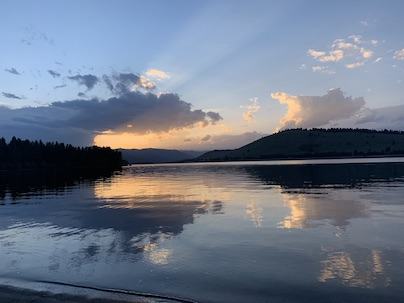
#> input picture images/madison.jpg, 404 x 303 px
$ jupyter execute image-histograms-color.ipynb
#> lines starting #> are read from the running program, lines starting #| are printed output that depends on the picture
Import Packages

[cell 1]
# import the necessary packages
import matplotlib.pyplot as plt
import numpy as np
import imutils
import cv2

Function to display in jupyter notebook

[cell 2]
def plt_imshow(title, image):
    # convert the image frame BGR to RGB color space and display it
    if len(image.shape) == 3:
        image = cv2.cvtColor(image, cv2.COLOR_BGR2RGB)
    plt.imshow(image)
    plt.title(title)
    plt.grid(False)
    plt.show()

Image

[cell 3]
# since we are using Jupyter Notebooks we can replace our argument
# parsing code with *hard coded* arguments and values
args = {
    "image": "../images/madison.jpg"
}

[cell 4]
# load the input image from disk
image = cv2.imread(args["image"])
#> image is the input picture: shape (303, 404, 3); mean B, G, R 134.9, 118.1, 108.1

[cell 5]
# split the image into its respective channels, then initialize the
# tuple of channel names along with our figure for plotting
chans = cv2.split(image)
colors = ("b", "g", "r")
plt.figure()
plt.title("'Flattened' Color Histogram")
plt.xlabel("Bins")
plt.ylabel("# of Pixels")

# loop over the image channels
for (chan, color) in zip(chans, colors):
	# create a histogram for the current channel and plot it
	hist = cv2.calcHist([chan], [0], None, [256], [0, 256])
	plt.plot(hist, color=color)
	plt.xlim([0, 256])
#> this loop made 3 passes
#> color on passes 1 to 3: 'b', 'g', 'r'
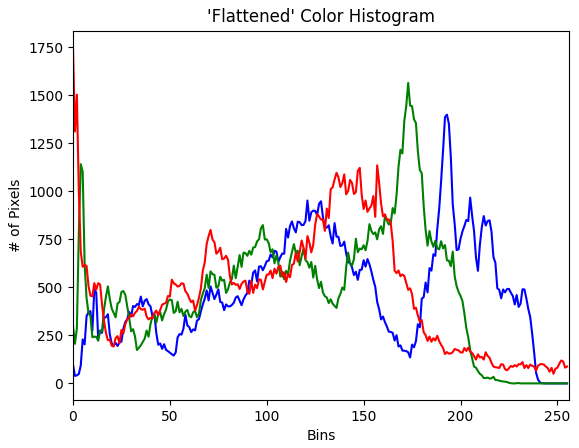
#> figure drawn by matplotlib, 1 panel; curve peaks at x = 193, y = 1399; curve peaks at x = 173, y = 1564; curve peaks at x = 0, y = 1749

[cell 6]
# create a new figure and then plot a 2D color histogram for the
# green and blue channels
fig = plt.figure(figsize=(15, 25))
ax = fig.add_subplot(131)
# pass in [0] B and [1] G channels, None =mask, 32x32 histogram=1024 total entries in matrix
# count # of times pixel falls in a bin
hist = cv2.calcHist([chans[1], chans[0]], [0, 1], None, [32, 32],
	[0, 256, 0, 256])
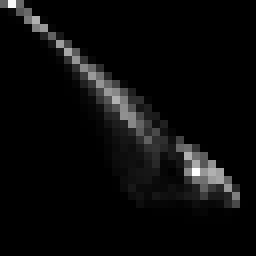
#> hist: shape (32, 32) float32 (shown 8 times larger); min 0, max 2736, mean 119.5; drawn with min black and max white
p = ax.imshow(hist, interpolation="nearest")
ax.set_title("2D Color Histogram for G and B")
plt.colorbar(p)

# plot a 2D color histogram for the green and red channels
ax = fig.add_subplot(132)
hist = cv2.calcHist([chans[1], chans[2]], [0, 1], None, [32, 32],
	[0, 256, 0, 256])
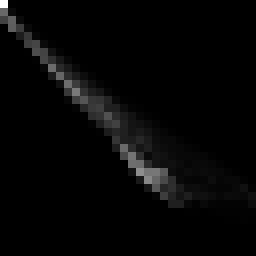
#> hist: shape (32, 32) float32 (shown 8 times larger); min 0, max 4843, mean 119.5; drawn with min black and max white
p = ax.imshow(hist, interpolation="nearest")
ax.set_title("2D Color Histogram for G and R")
plt.colorbar(p)

# plot a 2D color histogram for blue and red channels
ax = fig.add_subplot(133)
hist = cv2.calcHist([chans[0], chans[2]], [0, 1], None, [32, 32],
	[0, 256, 0, 256])
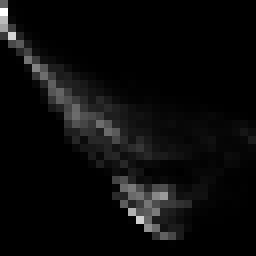
#> hist: shape (32, 32) float32 (shown 8 times larger); min 0, max 2695, mean 119.5; drawn with min black and max white
p = ax.imshow(hist, interpolation="nearest")
ax.set_title("2D Color Histogram for B and R")
plt.colorbar(p)

# finally, let's examine the dimensionality of one of the 2D
# histograms
print("2D histogram shape: {}, with {} values".format(
	hist.shape, hist.flatten().shape[0]))
#| 2D histogram shape: (32, 32), with 1024 values
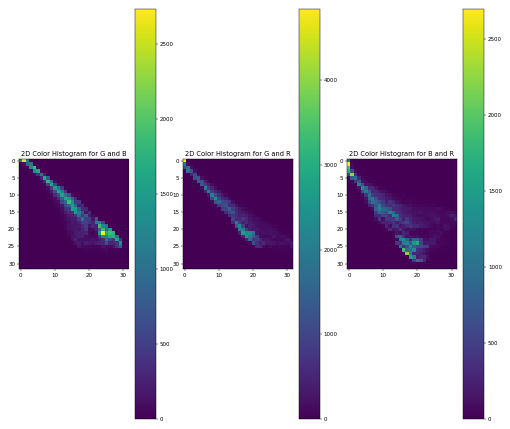
#> figure drawn by matplotlib, 6 panels

[cell 7]
# our 2D histogram could only take into account 2 out of the 3
# channels in the image so now let's build a 3D color histogram
# (utilizing all channels) with 8 bins in each direction -- we
# can't plot the 3D histogram, but the theory is exactly like
# that of a 2D histogram, so we'll just show the shape of the
# histogram
hist = cv2.calcHist([image], [0, 1, 2],
	None, [8, 8, 8], [0, 256, 0, 256, 0, 256])
print("3D histogram shape: {}, with {} values".format(
	hist.shape, hist.flatten().shape[0]))
#| 3D histogram shape: (8, 8, 8), with 512 values

[cell 8]
# display the original input image
plt.figure()
plt.axis("off")
plt.imshow(imutils.opencv2matplotlib(image))

# show our plots
plt.show()

$ run again, with images/avery.jpg copied over images/madison.jpg
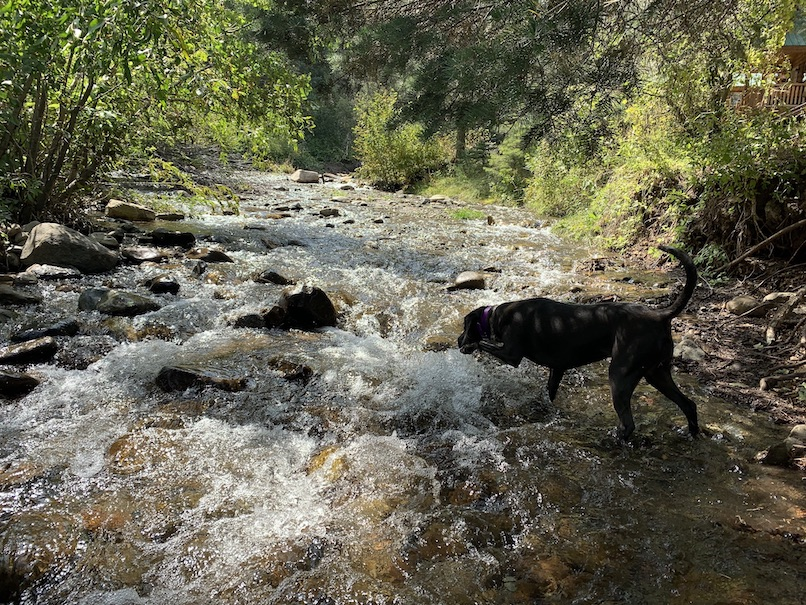
#> input picture images/avery.jpg, 806 x 605 px
#> image is the input picture: shape (605, 806, 3); mean B, G, R 80.2, 98.9, 100.3
#> the loop `for (chan, color) in zip(chans, colors):` made 3 passes
#> color on passes 1 to 3: 'b', 'g', 'r'
#> `[cell 5] # split the image into its respective channels, then initiali..`:
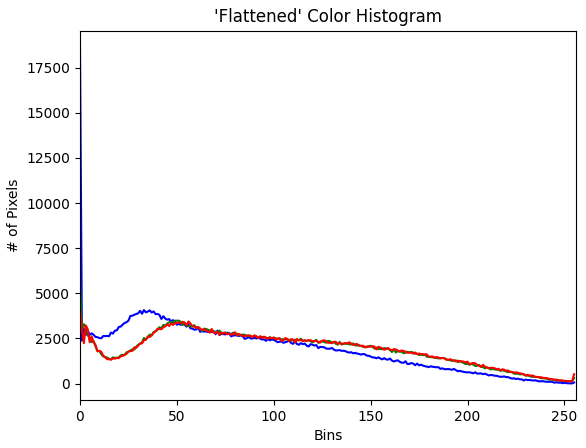
#> figure drawn by matplotlib, 1 panel; curve peaks at x = 0, y = 18619; curve peaks at x = 0, y = 5547; curve peaks at x = 0, y = 4164
#> `hist = cv2.calcHist([chans[0], chans[2]], [0, 1], None, [32, 32], [0, ..`:
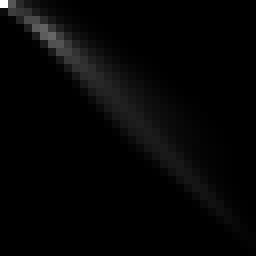
#> hist: shape (32, 32) float32 (shown 8 times larger); min 0, max 21891, mean 476.2; drawn with min black and max white
#| 2D histogram shape: (32, 32), with 1024 values
#| 3D histogram shape: (8, 8, 8), with 512 values

$ run again, with images/moon.jpg copied over images/madison.jpg
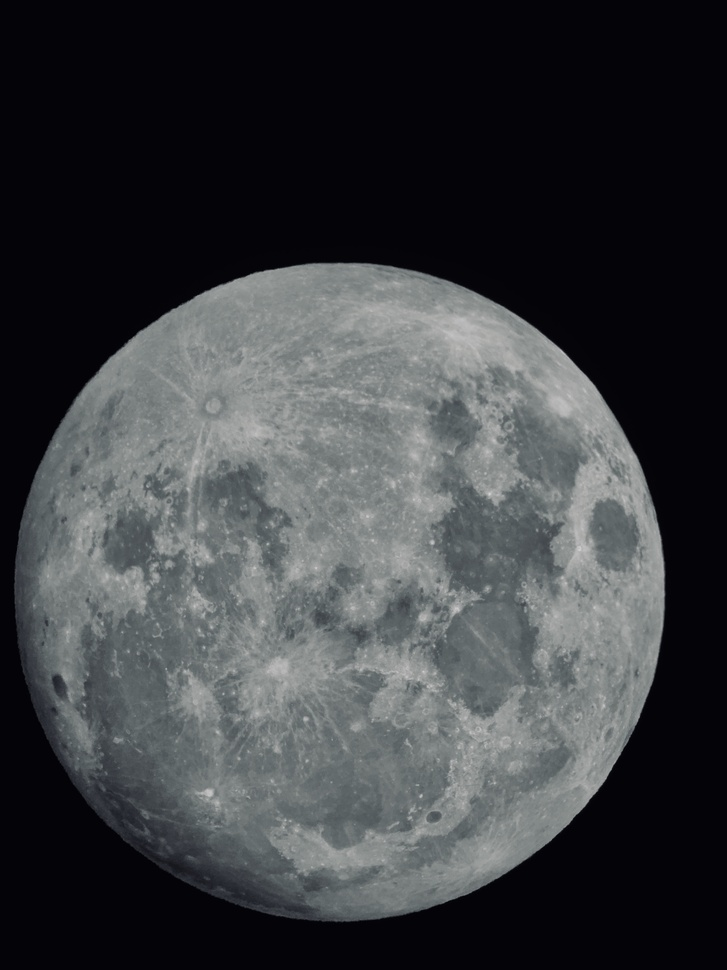
#> input picture images/moon.jpg, 727 x 970 px, shrunk from 3024 x 4032 before the run
#> image is the input picture: shape (970, 727, 3); mean B, G, R 64.2, 61.3, 59.2
#> the loop `for (chan, color) in zip(chans, colors):` made 3 passes
#> color on passes 1 to 3: 'b', 'g', 'r'
#> `[cell 5] # split the image into its respective channels, then initiali..`:
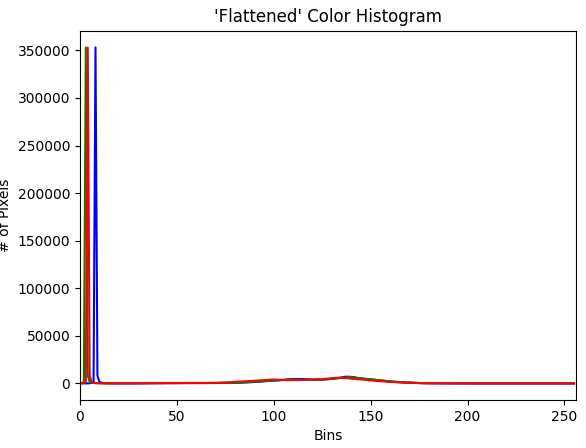
#> figure drawn by matplotlib, 1 panel; curve peaks at x = 8, y = 353164; curve peaks at x = 3, y = 353043; curve peaks at x = 4, y = 353036
#> `hist = cv2.calcHist([chans[1], chans[0]], [0, 1], None, [32, 32], [0, ..`:
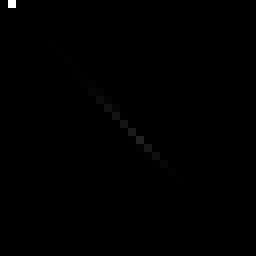
#> hist: shape (32, 32) float32 (shown 8 times larger); min 0, max 363986, mean 688.7; drawn with min black and max white
#| 2D histogram shape: (32, 32), with 1024 values
#| 3D histogram shape: (8, 8, 8), with 512 values

$ run again, with images/yellowstone-grand-can.jpg copied over images/madison.jpg
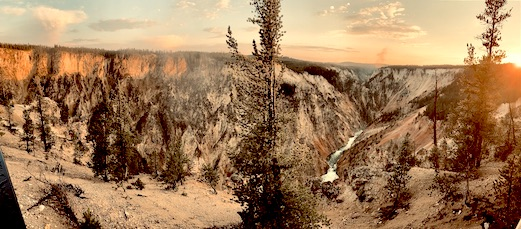
#> input picture images/yellowstone-grand-can.jpg, 521 x 229 px
#> image is the input picture: shape (229, 521, 3); mean B, G, R 87.7, 121.6, 157.5
#> the loop `for (chan, color) in zip(chans, colors):` made 3 passes
#> color on passes 1 to 3: 'b', 'g', 'r'
#> `[cell 5] # split the image into its respective channels, then initiali..`:
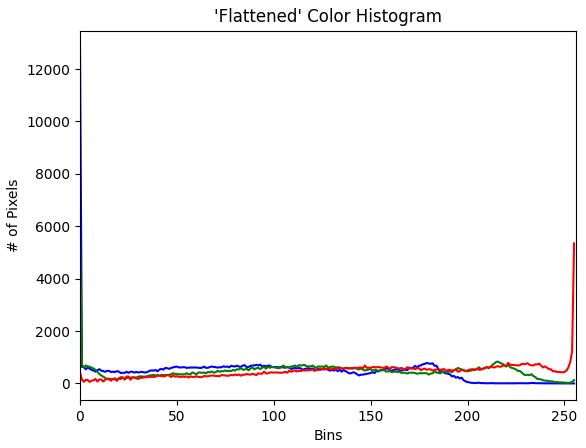
#> figure drawn by matplotlib, 1 panel; curve peaks at x = 0, y = 12828; curve peaks at x = 0, y = 5565; curve peaks at x = 255, y = 5347
#> `hist = cv2.calcHist([chans[0], chans[2]], [0, 1], None, [32, 32], [0, ..`:
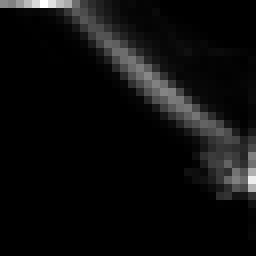
#> hist: shape (32, 32) float32 (shown 8 times larger); min 0, max 2151, mean 116.5; drawn with min black and max white
#| 2D histogram shape: (32, 32), with 1024 values
#| 3D histogram shape: (8, 8, 8), with 512 values
